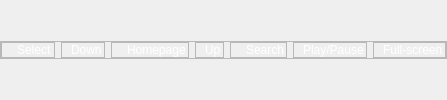
      <widget class="QWidget" name="Dy_Youtube">
       <property name="styleSheet">
        <string notr="true">QLabel {
    color: white;
}</string>
       </property>
       <layout class="QGridLayout" name="gridLayout_17">
        <property name="leftMargin">
         <number>0</number>
        </property>
        <property name="topMargin">
         <number>0</number>
        </property>
        <property name="rightMargin">
         <number>0</number>
        </property>
        <property name="bottomMargin">
         <number>0</number>
        </property>
        <property name="spacing">
         <number>0</number>
        </property>
        <item row="0" column="0" alignment="Qt::AlignHCenter|Qt::AlignVCenter">
         <widget class="QFrame" name="Dy_Youtube_frame">
          <property name="frameShape">
           <enum>QFrame::StyledPanel</enum>
          </property>
          <property name="frameShadow">
           <enum>QFrame::Raised</enum>
          </property>
          <layout class="QHBoxLayout" name="horizontalLayout_112">
           <property name="leftMargin">
            <number>0</number>
           </property>
           <property name="topMargin">
            <number>0</number>
           </property>
           <property name="rightMargin">
            <number>0</number>
           </property>
           <property name="bottomMargin">
            <number>0</number>
           </property>
           <item>
            <widget class="QFrame" name="Select_2">
             <property name="sizePolicy">
              <sizepolicy hsizetype="Fixed" vsizetype="Fixed">
               <horstretch>0</horstretch>
               <verstretch>0</verstretch>
              </sizepolicy>
             </property>
             <property name="frameShape">
              <enum>QFrame::StyledPanel</enum>
             </property>
             <property name="frameShadow">
              <enum>QFrame::Raised</enum>
             </property>
             <layout class="QHBoxLayout" name="horizontalLayout_99">
              <property name="spacing">
               <number>6</number>
              </property>
              <property name="leftMargin">
               <number>2</number>
              </property>
              <property name="topMargin">
               <number>0</number>
              </property>
              <property name="rightMargin">
               <number>2</number>
              </property>
              <property name="bottomMargin">
               <number>0</number>
              </property>
              <item>
               <widget class="QLabel" name="Icon_82">
                <property name="maximumSize">
                 <size>
                  <width>50</width>
                  <height>25</height>
                 </size>
                </property>
                <property name="text">
                 <string/>
                </property>
                <property name="pixmap">
                 <pixmap resource="Tray.qrc">:/TrayIcon/Icons2/Dynamic hand gestures/2_18-19.png</pixmap>
                </property>
                <property name="scaledContents">
                 <bool>true</bool>
                </property>
               </widget>
              </item>
              <item>
               <widget class="QLabel" name="Text_82">
                <property name="sizePolicy">
                 <sizepolicy hsizetype="Preferred" vsizetype="Preferred">
                  <horstretch>0</horstretch>
                  <verstretch>0</verstretch>
                 </sizepolicy>
                </property>
                <property name="text">
                 <string>Select</string>
                </property>
                <property name="textFormat">
                 <enum>Qt::PlainText</enum>
                </property>
                <property name="scaledContents">
                 <bool>false</bool>
                </property>
                <property name="wordWrap">
                 <bool>true</bool>
                </property>
               </widget>
              </item>
             </layout>
            </widget>
           </item>
           <item>
            <widget class="QFrame" name="Down_5">
             <property name="sizePolicy">
              <sizepolicy hsizetype="Fixed" vsizetype="Fixed">
               <horstretch>0</horstretch>
               <verstretch>0</verstretch>
              </sizepolicy>
             </property>
             <property name="frameShape">
              <enum>QFrame::StyledPanel</enum>
             </property>
             <property name="frameShadow">
              <enum>QFrame::Raised</enum>
             </property>
             <layout class="QHBoxLayout" name="horizontalLayout_102">
              <property name="spacing">
               <number>0</number>
              </property>
              <property name="leftMargin">
               <number>2</number>
              </property>
              <property name="topMargin">
               <number>0</number>
              </property>
              <property name="rightMargin">
               <number>2</number>
              </property>
              <property name="bottomMargin">
               <number>0</number>
              </property>
              <item>
               <widget class="QLabel" name="Icon_85">
                <property name="maximumSize">
                 <size>
                  <width>50</width>
                  <height>25</height>
                 </size>
                </property>
                <property name="text">
                 <string/>
                </property>
                <property name="pixmap">
                 <pixmap resource="Tray.qrc">:/TrayIcon/Icons2/Dynamic hand gestures/4_29.png</pixmap>
                </property>
                <property name="scaledContents">
                 <bool>true</bool>
                </property>
               </widget>
              </item>
              <item>
               <widget class="QLabel" name="Text_85">
                <property name="text">
                 <string>Down</string>
                </property>
                <property name="wordWrap">
                 <bool>true</bool>
                </property>
               </widget>
              </item>
             </layout>
            </widget>
           </item>
           <item>
            <widget class="QFrame" name="Homepage_2">
             <property name="sizePolicy">
              <sizepolicy hsizetype="Fixed" vsizetype="Fixed">
               <horstretch>0</horstretch>
               <verstretch>0</verstretch>
              </sizepolicy>
             </property>
             <property name="frameShape">
              <enum>QFrame::StyledPanel</enum>
             </property>
             <property name="frameShadow">
              <enum>QFrame::Raised</enum>
             </property>
             <layout class="QHBoxLayout" name="horizontalLayout_100">
              <property name="spacing">
               <number>6</number>
              </property>
              <property name="sizeConstraint">
               <enum>QLayout::SetDefaultConstraint</enum>
              </property>
              <property name="leftMargin">
               <number>2</number>
              </property>
              <property name="topMargin">
               <number>0</number>
              </property>
              <property name="rightMargin">
               <number>2</number>
              </property>
              <property name="bottomMargin">
               <number>0</number>
              </property>
              <item alignment="Qt::AlignHCenter|Qt::AlignVCenter">
               <widget class="QLabel" name="Icon_83">
                <property name="sizePolicy">
                 <sizepolicy hsizetype="Fixed" vsizetype="Fixed">
                  <horstretch>0</horstretch>
                  <verstretch>0</verstretch>
                 </sizepolicy>
                </property>
                <property name="maximumSize">
                 <size>
                  <width>50</width>
                  <height>25</height>
                 </size>
                </property>
                <property name="text">
                 <string/>
                </property>
                <property name="pixmap">
                 <pixmap resource="Tray.qrc">:/TrayIcon/Icons2/Dynamic hand gestures/7_38-39-40-41.png</pixmap>
                </property>
                <property name="scaledContents">
                 <bool>true</bool>
                </property>
               </widget>
              </item>
              <item>
               <widget class="QLabel" name="Text_83">
                <property name="sizePolicy">
                 <sizepolicy hsizetype="Fixed" vsizetype="Fixed">
                  <horstretch>0</horstretch>
                  <verstretch>0</verstretch>
                 </sizepolicy>
                </property>
                <property name="text">
                 <string>Homepage</string>
                </property>
                <property name="wordWrap">
                 <bool>true</bool>
                </property>
               </widget>
              </item>
             </layout>
            </widget>
           </item>
           <item>
            <widget class="QFrame" name="Up_7">
             <property name="sizePolicy">
              <sizepolicy hsizetype="Fixed" vsizetype="Fixed">
               <horstretch>0</horstretch>
               <verstretch>0</verstretch>
              </sizepolicy>
             </property>
             <property name="frameShape">
              <enum>QFrame::StyledPanel</enum>
             </property>
             <property name="frameShadow">
              <enum>QFrame::Raised</enum>
             </property>
             <layout class="QHBoxLayout" name="horizontalLayout_105">
              <property name="spacing">
               <number>0</number>
              </property>
              <property name="leftMargin">
               <number>2</number>
              </property>
              <property name="topMargin">
               <number>0</number>
              </property>
              <property name="rightMargin">
               <number>2</number>
              </property>
              <property name="bottomMargin">
               <number>0</number>
              </property>
              <item>
               <widget class="QLabel" name="Icon_87">
                <property name="maximumSize">
                 <size>
                  <width>50</width>
                  <height>25</height>
                 </size>
                </property>
                <property name="text">
                 <string/>
                </property>
                <property name="pixmap">
                 <pixmap resource="Tray.qrc">:/TrayIcon/Icons2/Dynamic hand gestures/4_28.png</pixmap>
                </property>
                <property name="scaledContents">
                 <bool>true</bool>
                </property>
               </widget>
              </item>
              <item>
               <widget class="QLabel" name="Text_87">
                <property name="sizePolicy">
                 <sizepolicy hsizetype="Fixed" vsizetype="Fixed">
                  <horstretch>0</horstretch>
                  <verstretch>0</verstretch>
                 </sizepolicy>
                </property>
                <property name="text">
                 <string>Up</string>
                </property>
                <property name="wordWrap">
                 <bool>true</bool>
                </property>
               </widget>
              </item>
             </layout>
            </widget>
           </item>
           <item>
            <widget class="QFrame" name="Search_2">
             <property name="sizePolicy">
              <sizepolicy hsizetype="Fixed" vsizetype="Fixed">
               <horstretch>0</horstretch>
               <verstretch>0</verstretch>
              </sizepolicy>
             </property>
             <property name="frameShape">
              <enum>QFrame::StyledPanel</enum>
             </property>
             <property name="frameShadow">
              <enum>QFrame::Raised</enum>
             </property>
             <layout class="QHBoxLayout" name="horizontalLayout_101">
              <property name="spacing">
               <number>6</number>
              </property>
              <property name="leftMargin">
               <number>2</number>
              </property>
              <property name="topMargin">
               <number>0</number>
              </property>
              <property name="rightMargin">
               <number>2</number>
              </property>
              <property name="bottomMargin">
               <number>0</number>
              </property>
              <item>
               <widget class="QLabel" name="Icon_84">
                <property name="maximumSize">
                 <size>
                  <width>50</width>
                  <height>25</height>
                 </size>
                </property>
                <property name="text">
                 <string/>
                </property>
                <property name="pixmap">
                 <pixmap resource="Tray.qrc">:/TrayIcon/Icons2/Dynamic hand gestures/3_22-23-24-25.png</pixmap>
                </property>
                <property name="scaledContents">
                 <bool>true</bool>
                </property>
               </widget>
              </item>
              <item>
               <widget class="QLabel" name="Text_84">
                <property name="text">
                 <string>Search</string>
                </property>
                <property name="wordWrap">
                 <bool>true</bool>
                </property>
               </widget>
              </item>
             </layout>
            </widget>
           </item>
           <item>
            <widget class="QFrame" name="Play_4">
             <property name="sizePolicy">
              <sizepolicy hsizetype="Fixed" vsizetype="Fixed">
               <horstretch>0</horstretch>
               <verstretch>0</verstretch>
              </sizepolicy>
             </property>
             <property name="frameShape">
              <enum>QFrame::StyledPanel</enum>
             </property>
             <property name="frameShadow">
              <enum>QFrame::Raised</enum>
             </property>
             <layout class="QHBoxLayout" name="horizontalLayout_104">
              <property name="spacing">
               <number>0</number>
              </property>
              <property name="leftMargin">
               <number>2</number>
              </property>
              <property name="topMargin">
               <number>0</number>
              </property>
              <property name="rightMargin">
               <number>2</number>
              </property>
              <property name="bottomMargin">
               <number>0</number>
              </property>
              <item>
               <widget class="QLabel" name="label_4">
                <property name="maximumSize">
                 <size>
                  <width>50</width>
                  <height>25</height>
                 </size>
                </property>
                <property name="text">
                 <string/>
                </property>
                <property name="pixmap">
                 <pixmap resource="Tray.qrc">:/TrayIcon/Icons2/Dynamic hand gestures/2_20-21.png</pixmap>
                </property>
                <property name="scaledContents">
                 <bool>true</bool>
                </property>
               </widget>
              </item>
              <item>
               <widget class="QLabel" name="label_5">
                <property name="sizePolicy">
                 <sizepolicy hsizetype="Fixed" vsizetype="Fixed">
                  <horstretch>0</horstretch>
                  <verstretch>0</verstretch>
                 </sizepolicy>
                </property>
                <property name="text">
                 <string>Play/Pause</string>
                </property>
               </widget>
              </item>
             </layout>
            </widget>
           </item>
           <item>
            <widget class="QFrame" name="FullScreen_5">
             <property name="sizePolicy">
              <sizepolicy hsizetype="Fixed" vsizetype="Fixed">
               <horstretch>0</horstretch>
               <verstretch>0</verstretch>
              </sizepolicy>
             </property>
             <property name="frameShape">
              <enum>QFrame::StyledPanel</enum>
             </property>
             <property name="frameShadow">
              <enum>QFrame::Raised</enum>
             </property>
             <layout class="QHBoxLayout" name="horizontalLayout_103">
              <property name="spacing">
               <number>0</number>
              </property>
              <property name="leftMargin">
               <number>2</number>
              </property>
              <property name="topMargin">
               <number>0</number>
              </property>
              <property name="rightMargin">
               <number>2</number>
              </property>
              <property name="bottomMargin">
               <number>0</number>
              </property>
              <item>
               <widget class="QLabel" name="Icon_86">
                <property name="maximumSize">
                 <size>
                  <width>50</width>
                  <height>25</height>
                 </size>
                </property>
                <property name="text">
                 <string/>
                </property>
                <property name="pixmap">
                 <pixmap resource="Tray.qrc">:/TrayIcon/Icons2/Dynamic hand gestures/5_32-33.png</pixmap>
                </property>
                <property name="scaledContents">
                 <bool>true</bool>
                </property>
               </widget>
              </item>
              <item>
               <widget class="QLabel" name="Text_86">
                <property name="text">
                 <string>Full-screen</string>
                </property>
                <property name="wordWrap">
                 <bool>true</bool>
                </property>
               </widget>
              </item>
             </layout>
            </widget>
           </item>
          </layout>
         </widget>
        </item>
       </layout>
      </widget>
